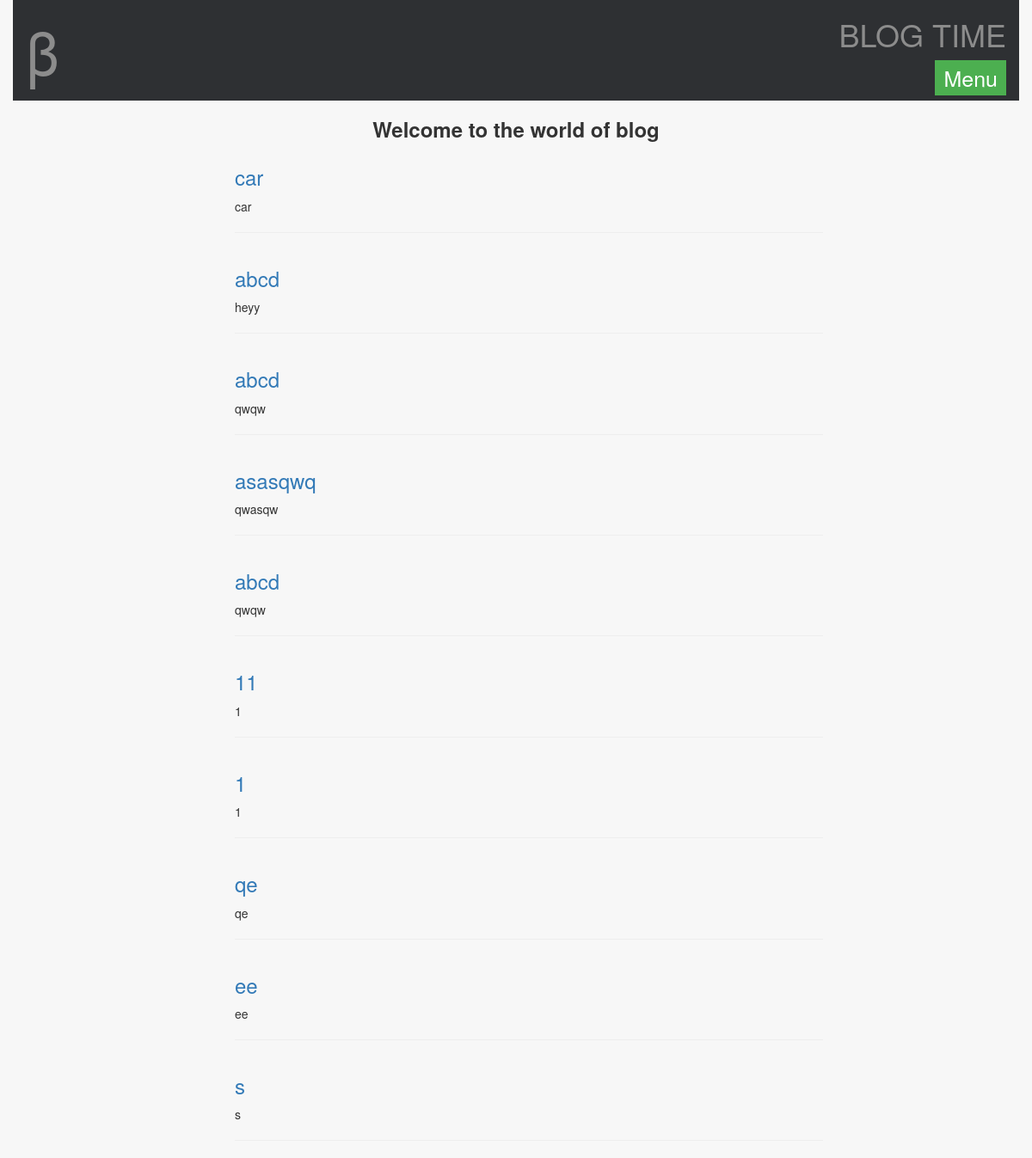
The app's page /posts/, older data.
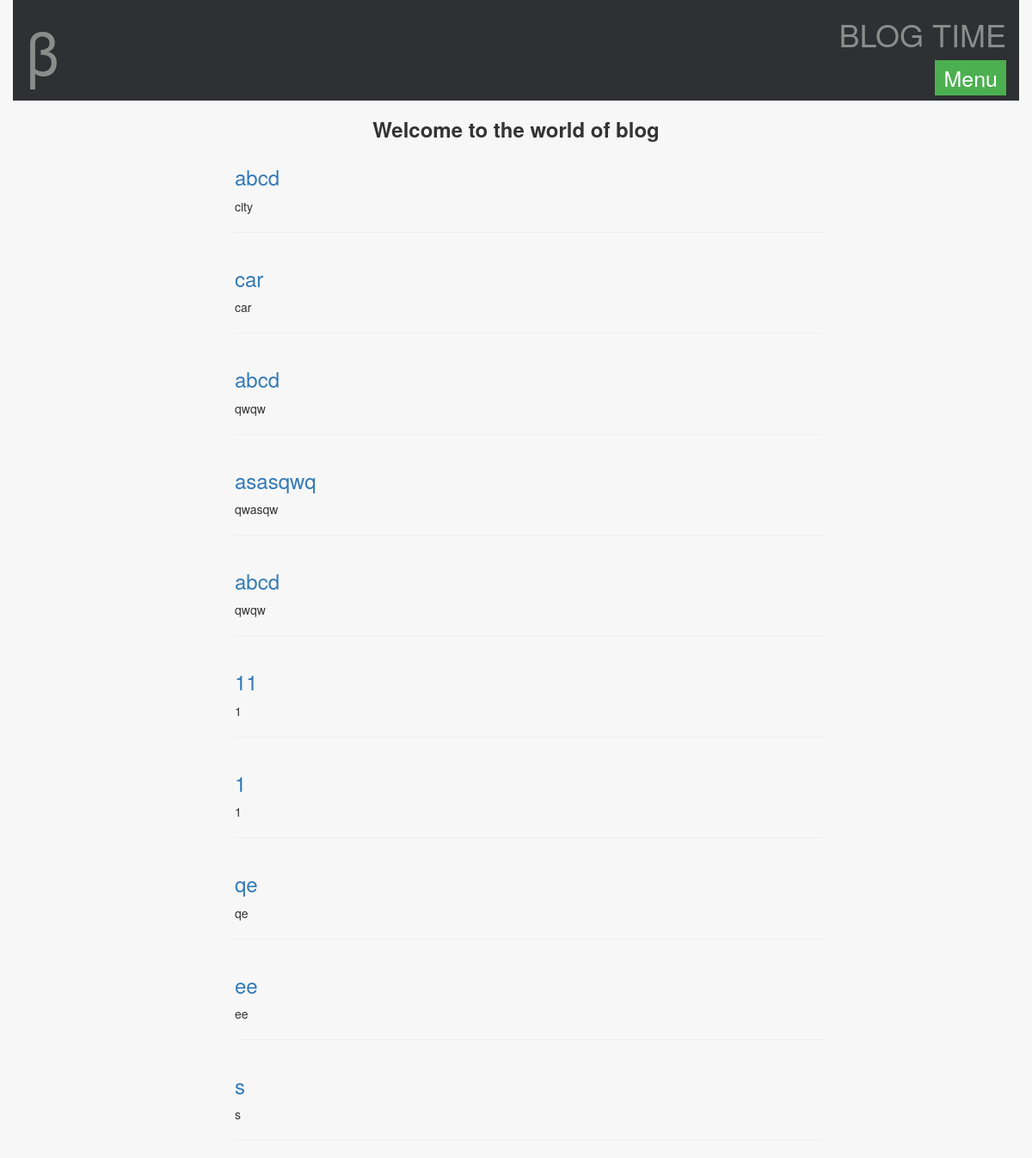
The same page, newer data.
### blogs/models.py (models this page shows, shortened)
class Post(models.Model):
    title = models.CharField(max_length=150)
    image = models.ImageField(upload_to=upload_path, null=True, blank=True)
    content = models.TextField()
    postupdate = models.DateTimeField(auto_now=True, auto_now_add=False)
    posttime = models.DateTimeField(auto_now=False, auto_now_add=True)

### blogs/views.py (the view)
class blog_recent(View):
    def get(self, request, *args, **kwargs):
        query = Post.objects.all().order_by("-postupdate")[:10]
        context = {
            "list": query,
        }
        return render(request, "blogs.html", context)

### templates/blogs.html
{% extends "base2.html" %} {% block body %}
<div class="text-center">
    <h3><b>Welcome to the world of blog</b></h3>
</div>
<div class="container center">
    <div class="blog-container">{% for obj in list %}
        <div class="row">
            <div class="col-md-7 ">
                <h3>
                    <a href="{% url 'posts:show_post' id=obj.id %}">{{ obj.title }}</a>
                </h3>
            </div>
        </div>
        <p>{{ obj.content }}</p>
        <hr>{% endfor %}
    </div>
</div> {% endblock %}

### templates/base2.html (shortened to what this page needs)
{% extends "base.html" %} {% block header %}
<div class="dropdown">
    <button class="dropbtn button-txt">Menu</button>
</div>
{% endblock %} {% block content %} {% block body %} {% endblock %} {% endblock %}

### templates/base.html (shortened to what this page needs)
{% load staticfiles %}
<!DOCTYPE html>
<html>
<head>
    <link rel="stylesheet" href="{% static 'css/bootstrap.min.css' %}" type="text/css" />
    <link rel="stylesheet" href="{% static 'css/style.css' %}" type="text/css" />
    <link rel="stylesheet" href="/static/css/blogstyle.css?version=1" type="text/css" />
</head>
<body>
    <div class="container center">
        <header>
            <div class="row heady title-header main-text">
                <div class="col-md-6">
                    <div>
                        <h1 class="font-giant"><a href="/" style="text-decoration:none">&beta;</a><h1>
                        </div>
                    </div>
                    <div class="col-md-6 text-right text-uppercase">
                        <div>
                            <h1 class="title-super text-thin">Blog Time</h1>
                    </div>
                    <div>
                        {% block header %} {% endblock %}
                    </div>
                </div>
            </div>
        </header>
        {% block content %} {% endblock %}
    </div>
</body>
</html>

### static/css/style.css (style rules this page uses)
body { background-color: #f7f7f7; }
.font-giant { font-size: 70px; }
.font-giant a:link { color: #8c8c8c; }
.title-header { background-color: #2e3033; }
.main-text { color: #8c8c8c; }
.heady { display: flex; }
.dropbtn { background-color: #4CAF50; color: white; padding: 0px; font-size: 25px; border: none; cursor: pointer; }
.dropdown { position: relative; display: inline-block; }
.button-txt { padding: 3px 10px; }
hr { color: #ffffff; }

### static/css/blogstyle.css (style rules this page uses)
.blog-container { margin-left:20%; margin-right: 20%; word-wrap: break-word; }

Row changes from the older to the newer data that the page shows:
changed Post: content "heyy" → "city"; moves up the list
